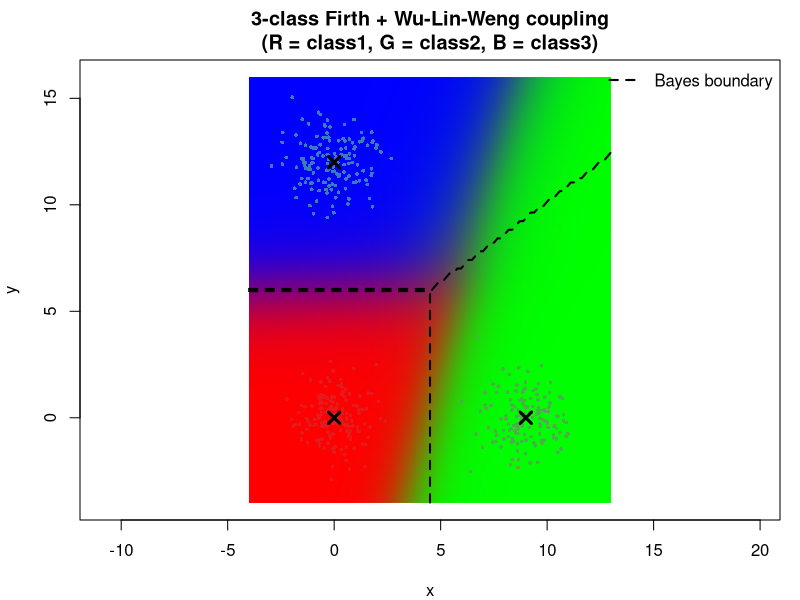
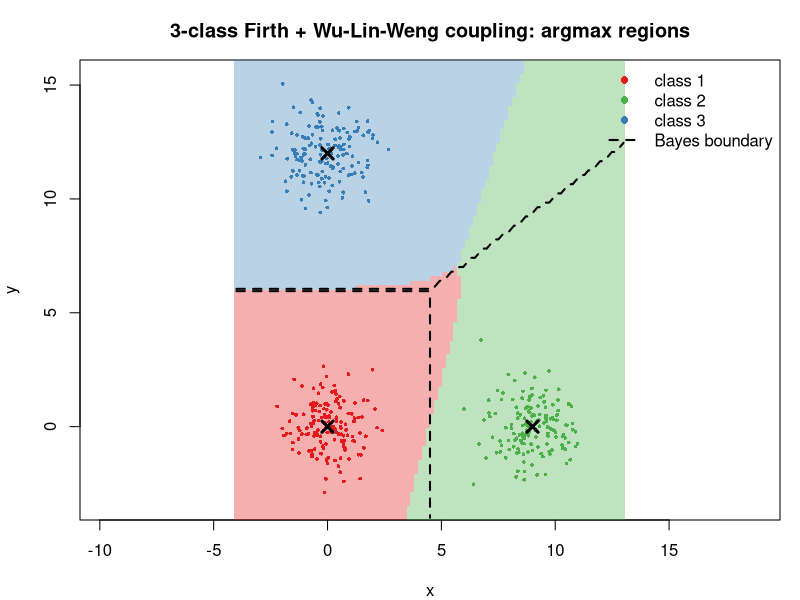
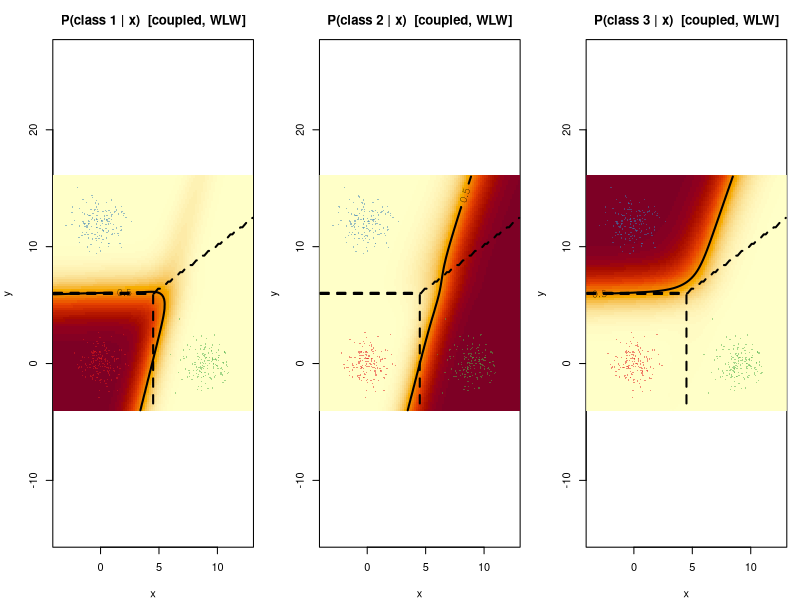
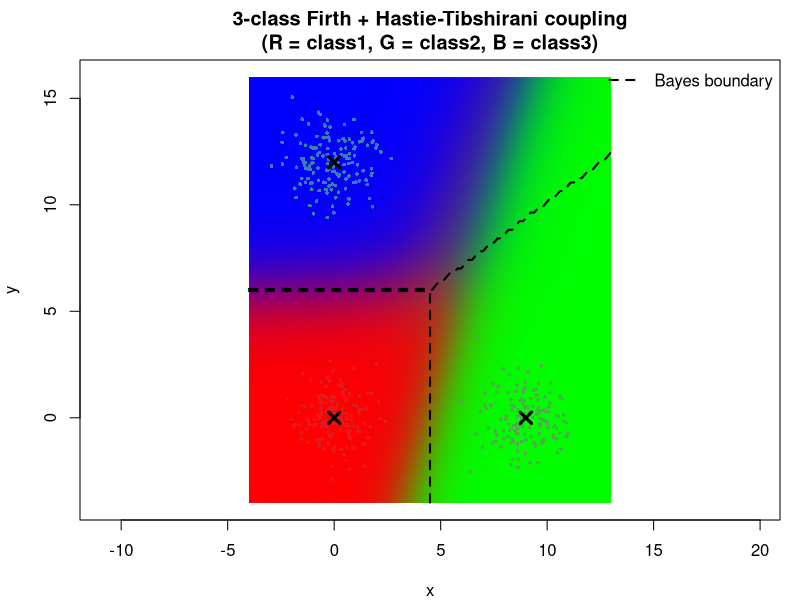
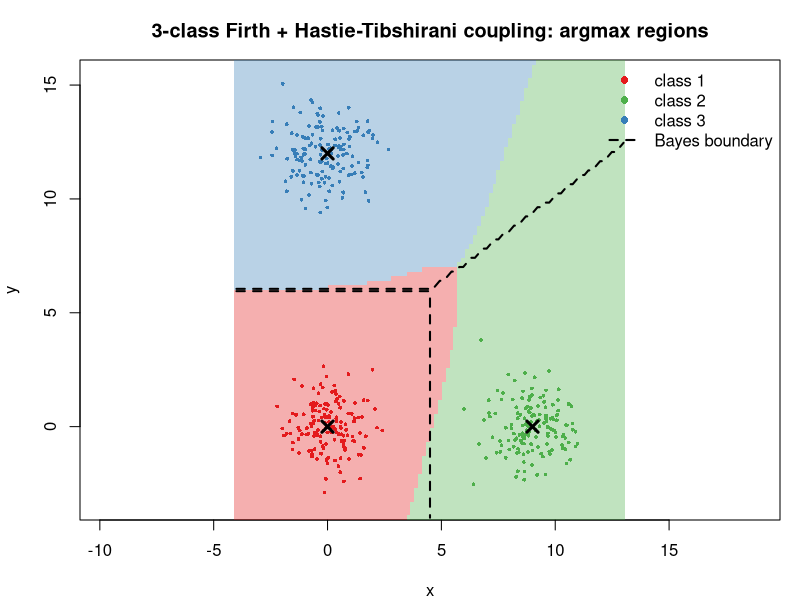
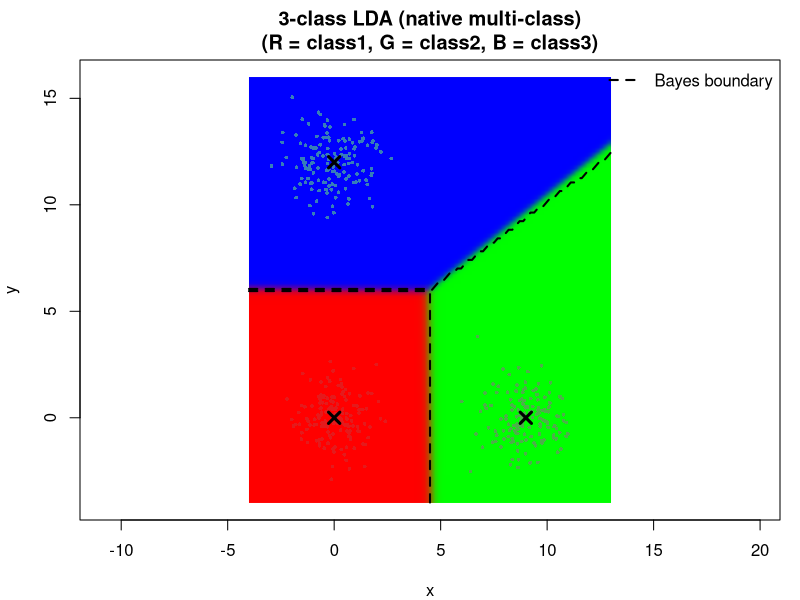
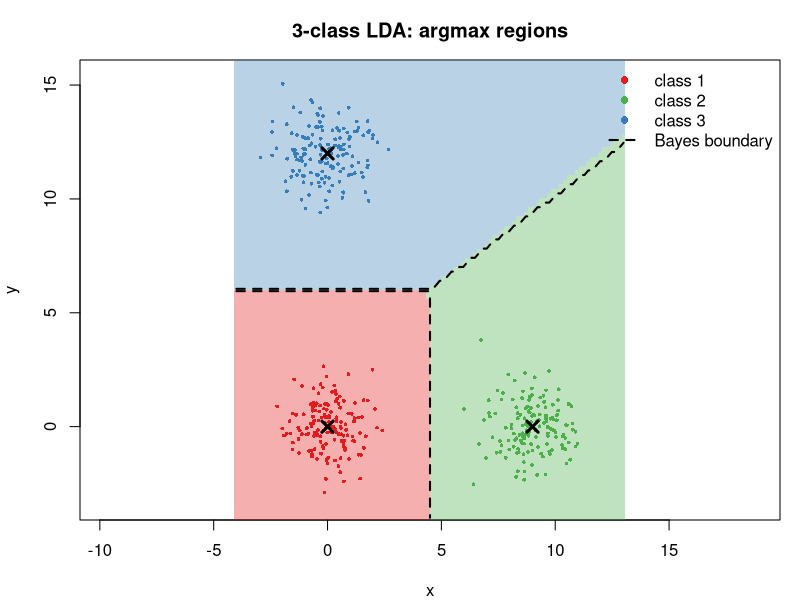
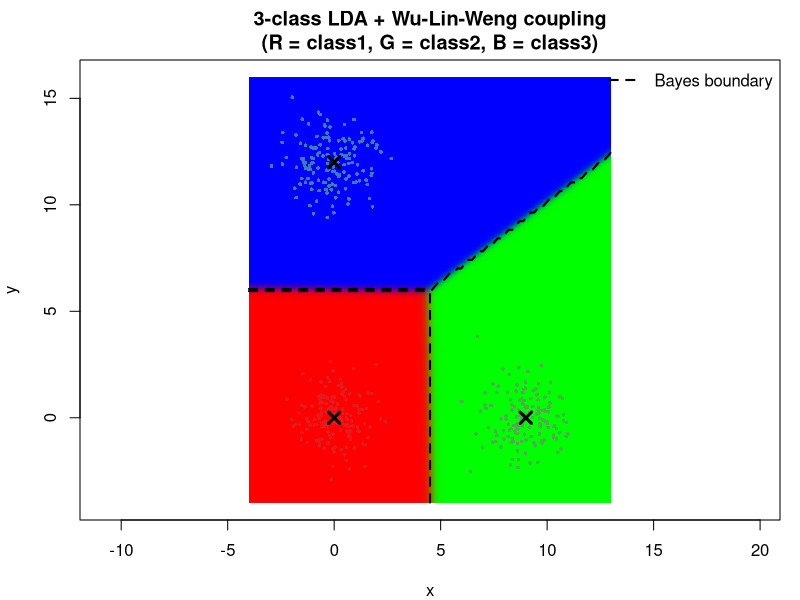

Generate these figures, in order, with R:
# Complex experiment: 3-class classification using pairwise Firth logistic
# regression combined via Wu, Lin & Weng's (JMLR 2004) pairwise-coupling
# algorithm -- the same fixed-point iteration libsvm uses to turn one-vs-one
# SVM outputs into multi-class probability estimates.
#
# Setup
# -----
# Three classes, each bivariate Normal with identity covariance (sd = 1 in
# each dimension). The class means form a right triangle with sides
# 9, 12, 15 (the 3-4-5 triple scaled by 3: 9^2 + 12^2 = 15^2 = 225), with
# the right angle placed at class 1's mean:
#     |mu1 - mu2| =  9
#     |mu1 - mu3| = 12
#     |mu2 - mu3| = 15  (hypotenuse)
# All plots use a fixed 1:1 aspect ratio (asp = 1) so the right angle and
# true relative distances actually look correct on screen.
#
# For every pair of classes we fit a Firth (bias-reduced) logistic
# regression on the 2-D coordinates -- generalizing the 1-D Firth fit used
# earlier in this project to an arbitrary design matrix. The three pairwise
# fits are then combined at every point into a single 3-class probability
# vector two different ways: Wu-Lin-Weng (2004) coupling, and the earlier
# Hastie & Tibshirani (1998) coupling algorithm that WLW improved on. We
# also compute the exact Bayes-optimal classifier from the TRUE generating
# means (equal priors, identity covariance -> nearest-mean rule), and draw
# its decision boundaries on top of both fitted methods for comparison. We
# sample a uniform grid over the rectangle bounding the three means, couple
# predictions at every grid point, and visualize the result.

suppressPackageStartupMessages(library(MASS))   # lda() -- native multi-class comparison

set.seed(1)

## ---- 1. Class means: right triangle with sides 9, 12, 15 ------------------
mu1 <- c(0, 0)
mu2 <- c(9, 0)
mu3 <- c(0, 12)   # right angle at mu1; |mu2-mu3| = sqrt(9^2+12^2) = 15

means <- rbind(mu1, mu2, mu3)
rownames(means) <- paste0("class", 1:3)
cat("Class means:\n"); print(means)
cat(sprintf("Pairwise distances: |1-2|=%.3f  |1-3|=%.3f  |2-3|=%.3f\n\n",
            dist(rbind(mu1, mu2)), dist(rbind(mu1, mu3)), dist(rbind(mu2, mu3))))

## ---- 2. Sample data ---------------------------------------------------------
n <- 150   # points per class

sample_class <- function(mu, n) cbind(x = rnorm(n, mu[1], 1), y = rnorm(n, mu[2], 1))

X1 <- sample_class(mu1, n)
X2 <- sample_class(mu2, n)
X3 <- sample_class(mu3, n)

dat <- data.frame(
  x = c(X1[, 1], X2[, 1], X3[, 1]),
  y = c(X1[, 2], X2[, 2], X3[, 2]),
  class = factor(rep(1:3, each = n))
)

## ---- 3. Firth logistic regression, generalized to a p-column design -------
firth_logistic <- function(X, y, tol = 1e-8, max_iter = 50) {
  X <- cbind(Intercept = 1, X)
  beta <- rep(0, ncol(X))
  for (i in 1:max_iter) {
    eta  <- as.vector(X %*% beta)
    p_i  <- plogis(eta)
    W    <- p_i * (1 - p_i)
    XtWX <- t(X) %*% (X * W)
    XtWX_inv <- solve(XtWX)
    h <- W * rowSums((X %*% XtWX_inv) * X)
    U_star <- t(X) %*% (y - p_i + h * (0.5 - p_i))
    step <- as.vector(XtWX_inv %*% U_star)
    beta <- beta + step
    if (max(abs(step)) < tol) break
  }
  list(beta = beta, n_iter = i)
}

predict_firth <- function(fit, Xnew) plogis(as.vector(cbind(1, Xnew) %*% fit$beta))

## ---- 4. Fit one Firth model per class pair ---------------------------------
pairs <- combn(3, 2, simplify = FALSE)   # (1,2) (1,3) (2,3)
pair_fits <- list()
for (pr in pairs) {
  lo <- pr[1]; hi <- pr[2]
  sub <- dat[dat$class %in% c(lo, hi), ]
  Xp <- as.matrix(sub[, c("x", "y")])
  yp <- as.integer(sub$class == hi)         # y = 1 for the higher-indexed class
  fit <- firth_logistic(Xp, yp)
  pair_fits[[paste0(lo, "_", hi)]] <- fit
  cat(sprintf("Firth pair (%d,%d): beta = (%.4f, %.4f, %.4f), iters = %d\n",
              lo, hi, fit$beta[1], fit$beta[2], fit$beta[3], fit$n_iter))
}
cat("\n")

## Pr(class a | class a or b) at points Xnew, for any a != b
pr_pair <- function(a, b, Xnew) {
  lo <- min(a, b); hi <- max(a, b)
  fit  <- pair_fits[[paste0(lo, "_", hi)]]
  p_hi <- predict_firth(fit, Xnew)          # Pr(class hi | a or b)
  if (a == hi) p_hi else 1 - p_hi
}

## ---- 4b. Fit one (2-class) LDA model per class pair ------------------------
## Same pairwise construction as the Firth fits above, but with LDA as the
## base binary classifier instead -- so LDA also goes through the coupling
## step rather than being fit natively on all 3 classes at once.
pair_fits_lda <- list()
for (pr in pairs) {
  lo <- pr[1]; hi <- pr[2]
  sub <- droplevels(dat[dat$class %in% c(lo, hi), ])
  pair_fits_lda[[paste0(lo, "_", hi)]] <- lda(class ~ x + y, data = sub)
}

## Pr(class a | class a or b) at points Xnew, for any a != b, via LDA
pr_pair_lda <- function(a, b, Xnew) {
  lo <- min(a, b); hi <- max(a, b)
  fit  <- pair_fits_lda[[paste0(lo, "_", hi)]]
  post <- predict(fit, newdata = data.frame(x = Xnew[, 1], y = Xnew[, 2]))$posterior
  p_hi <- post[, as.character(hi)]          # Pr(class hi | a or b)
  if (a == hi) p_hi else 1 - p_hi
}

## ---- 5. Wu, Lin & Weng (2004) pairwise coupling ----------------------------
## r: k x k matrix, r[i,j] = Pr(class i | class i or j) for i != j.
## Returns p (length k, sums to 1). Same fixed-point iteration used in
## libsvm's multiclass_probability().
wlw_couple <- function(r, max_iter = 200, eps = NULL) {
  k <- nrow(r)
  if (is.null(eps)) eps <- 0.005 / k
  Q <- matrix(0, k, k)
  for (t in 1:k) {
    Q[t, t] <- sum(r[-t, t]^2)
    for (j in setdiff(1:k, t)) Q[t, j] <- -r[j, t] * r[t, j]
  }
  p <- rep(1 / k, k)
  for (iter in 1:max_iter) {
    Qp  <- as.vector(Q %*% p)
    pQp <- sum(p * Qp)
    if (max(abs(Qp - pQp)) < eps) break
    for (t in 1:k) {
      diff  <- (-Qp[t] + pQp) / Q[t, t]
      p[t]  <- p[t] + diff
      pQp   <- (pQp + diff * (diff * Q[t, t] + 2 * Qp[t])) / (1 + diff)^2
      Qp    <- (Qp + diff * Q[t, ]) / (1 + diff)
      p     <- p / (1 + diff)
    }
  }
  p / sum(p)
}

## ---- 5b. Hastie & Tibshirani (1998) pairwise coupling ----------------------
## The original pairwise-coupling algorithm (WLW's "Method 1" / their point
## of comparison): find p minimizing the weighted KL divergence between
## r_ij and mu_ij = p_i/(p_i+p_j) -- equivalent to fitting a Bradley-Terry
## paired-comparison model by iterative proportional scaling. All pairwise
## Firth fits here use equal training-set sizes (n_ij constant), so the
## n_ij weights cancel and can be dropped.
ht_couple <- function(r, max_iter = 200, tol = 1e-8) {
  k <- nrow(r)
  p <- rep(1 / k, k)
  for (iter in 1:max_iter) {
    p_old <- p
    for (i in 1:k) {
      mu_i <- p[i] / (p[i] + p[-i])   # mu_ij for j != i, using current p
      p[i] <- p[i] * sum(r[i, -i]) / sum(mu_i)
      p <- p / sum(p)
    }
    if (max(abs(p - p_old)) < tol) break
  }
  p
}

## With classes this well separated (9-15 units apart, sd = 1), some
## pairwise fits underflow to a probability of EXACTLY 0 or 1 in double
## precision. That makes Q[t,t] = sum(r[-t,t]^2) exactly 0 in wlw_couple,
## a divide-by-zero -> NaN -> the comparison in the while loop breaks. Clamp
## away from the boundary so every r_ij stays strictly in (0, 1).
clamp01 <- function(p, eps = 1e-10) pmin(pmax(p, eps), 1 - eps)

## Couple 3 pairwise predictions into a 3-class probability matrix, one row
## per point in Xnew (an n x 2 matrix of x,y coordinates). `couple_fn` picks
## the coupling algorithm (wlw_couple / ht_couple); `pr_pair_fn` picks the
## base pairwise classifier (pr_pair for Firth / pr_pair_lda for LDA).
couple_predict <- function(Xnew, couple_fn, pr_pair_fn = pr_pair) {
  r12 <- clamp01(pr_pair_fn(1, 2, Xnew)); r21 <- 1 - r12
  r13 <- clamp01(pr_pair_fn(1, 3, Xnew)); r31 <- 1 - r13
  r23 <- clamp01(pr_pair_fn(2, 3, Xnew)); r32 <- 1 - r23

  Pm <- matrix(0, nrow(Xnew), 3)
  for (i in seq_len(nrow(Xnew))) {
    r <- matrix(0, 3, 3)
    r[1, 2] <- r12[i]; r[2, 1] <- r21[i]
    r[1, 3] <- r13[i]; r[3, 1] <- r31[i]
    r[2, 3] <- r23[i]; r[3, 2] <- r32[i]
    Pm[i, ] <- couple_fn(r)
  }
  Pm
}

## ---- 5c. Exact Bayes-optimal classifier from the TRUE generating model ----
## Equal priors, identity covariance, known means -> Bayes rule is exactly
## the nearest-mean classifier; posterior = softmax(-0.5 * squared distance).
bayes_predict <- function(Xnew) {
  D <- cbind(
    rowSums((Xnew - matrix(mu1, nrow(Xnew), 2, byrow = TRUE))^2),
    rowSums((Xnew - matrix(mu2, nrow(Xnew), 2, byrow = TRUE))^2),
    rowSums((Xnew - matrix(mu3, nrow(Xnew), 2, byrow = TRUE))^2)
  )
  logf <- -0.5 * D
  m <- apply(logf, 1, max)
  ex <- exp(logf - m)
  ex / rowSums(ex)
}

## ---- 5d. LDA, fit natively on all 3 classes at once (no coupling needed) --
## Unlike logistic/Firth, LDA's discriminant functions generalize directly
## to k > 2 classes, so this is a genuine one-shot multi-class fit, kept
## alongside the pairwise LDA+coupling versions below for comparison.
lda_fit <- lda(class ~ x + y, data = dat)
lda_predict <- function(Xnew) {
  predict(lda_fit, newdata = data.frame(x = Xnew[, 1], y = Xnew[, 2]))$posterior
}

## ---- 6. Validate on the training data --------------------------------------
Xtr <- as.matrix(dat[, c("x", "y")])
acc <- function(P) mean(max.col(P) == as.integer(dat$class))

Ptr_wlw     <- couple_predict(Xtr, wlw_couple, pr_pair)
Ptr_ht      <- couple_predict(Xtr, ht_couple,  pr_pair)
Ptr_lda_wlw <- couple_predict(Xtr, wlw_couple, pr_pair_lda)
Ptr_lda_ht  <- couple_predict(Xtr, ht_couple,  pr_pair_lda)
Ptr_lda     <- lda_predict(Xtr)
Ptr_bayes   <- bayes_predict(Xtr)

cat("Training-set confusion matrix (Firth + Wu-Lin-Weng coupling):\n")
print(table(true = dat$class, pred = max.col(Ptr_wlw)))
cat("Training-set confusion matrix (Firth + Hastie-Tibshirani coupling):\n")
print(table(true = dat$class, pred = max.col(Ptr_ht)))
cat("Training-set confusion matrix (LDA + Wu-Lin-Weng coupling):\n")
print(table(true = dat$class, pred = max.col(Ptr_lda_wlw)))
cat("Training-set confusion matrix (LDA + Hastie-Tibshirani coupling):\n")
print(table(true = dat$class, pred = max.col(Ptr_lda_ht)))
cat("Training-set confusion matrix (LDA, native multi-class):\n")
print(table(true = dat$class, pred = max.col(Ptr_lda)))
cat("Training-set confusion matrix (true Bayes-optimal rule):\n")
print(table(true = dat$class, pred = max.col(Ptr_bayes)))
cat(sprintf(paste0("\nTraining accuracy -- Firth+WLW: %.1f%%   Firth+HT: %.1f%%   ",
                    "LDA+WLW: %.1f%%   LDA+HT: %.1f%%   LDA(native): %.1f%%   Bayes: %.1f%%\n\n"),
            100 * acc(Ptr_wlw), 100 * acc(Ptr_ht),
            100 * acc(Ptr_lda_wlw), 100 * acc(Ptr_lda_ht),
            100 * acc(Ptr_lda), 100 * acc(Ptr_bayes)))

## ---- 7. Grid over the rectangle bounding the three means -------------------
margin <- 4
gx <- seq(min(means[, 1]) - margin, max(means[, 1]) + margin, length.out = 100)
gy <- seq(min(means[, 2]) - margin, max(means[, 2]) + margin, length.out = 100)
grid <- expand.grid(x = gx, y = gy)   # x varies fastest
Xg <- as.matrix(grid)

P         <- couple_predict(Xg, wlw_couple, pr_pair)
P_ht      <- couple_predict(Xg, ht_couple,  pr_pair)
P_lda_wlw <- couple_predict(Xg, wlw_couple, pr_pair_lda)
P_lda_ht  <- couple_predict(Xg, ht_couple,  pr_pair_lda)
P_lda     <- lda_predict(Xg)
P_bayes   <- bayes_predict(Xg)

grid$p1 <- P[, 1]; grid$p2 <- P[, 2]; grid$p3 <- P[, 3]
grid$pred <- max.col(P)
grid$pred_ht <- max.col(P_ht)
grid$pred_lda_wlw <- max.col(P_lda_wlw)
grid$pred_lda_ht <- max.col(P_lda_ht)
grid$pred_lda <- max.col(P_lda)
grid$pred_bayes <- max.col(P_bayes)

nx <- length(gx); ny <- length(gy)

## Overlay the true Bayes decision boundaries (as a dashed black line) on
## the current plot. Works by contouring the Bayes argmax field at the two
## half-integer levels that trace the edges between all three regions.
add_bayes_boundary <- function() {
  contour(gx, gy, matrix(grid$pred_bayes, nx, ny), levels = c(1.5, 2.5),
          add = TRUE, drawlabels = FALSE, lwd = 2, lty = 2, col = "black")
}

## ---- 8. Visualize -----------------------------------------------------------
dir <- path.expand("~/ams")
class_cols <- c("#e41a1c", "#4daf4a", "#377eb8")   # red, green, blue

## 8a. RGB probability blend: class1=red, class2=green, class3=blue
Rm <- matrix(grid$p1, nx, ny)
Gm <- matrix(grid$p2, nx, ny)
Bm <- matrix(grid$p3, nx, ny)
rgb_arr <- array(0, dim = c(ny, nx, 3))
rgb_arr[, , 1] <- t(Rm)[ny:1, ]
rgb_arr[, , 2] <- t(Gm)[ny:1, ]
rgb_arr[, , 3] <- t(Bm)[ny:1, ]
rgb_raster <- as.raster(rgb_arr)

png(file.path(dir, "three_class_firth_coupling_rgb.png"),
    width = 7, height = 6, units = "in", res = 150)
par(mar = c(4, 4, 3, 1))
plot(NA, xlim = range(gx), ylim = range(gy), xlab = "x", ylab = "y", asp = 1,
     main = "3-class Firth + Wu-Lin-Weng coupling\n(R = class1, G = class2, B = class3)")
rasterImage(rgb_raster, min(gx), min(gy), max(gx), max(gy))
points(dat$x, dat$y, col = class_cols[dat$class], pch = 16, cex = 0.5)
points(means[, 1], means[, 2], pch = 4, lwd = 3, cex = 1.5)
add_bayes_boundary()
legend("topright", bty = "n", lty = 2, lwd = 2, col = "black", legend = "Bayes boundary")
invisible(dev.off())
cat("Wrote", file.path(dir, "three_class_firth_coupling_rgb.png"), "\n")

## 8b. Hard (argmax) decision regions
png(file.path(dir, "three_class_firth_coupling_argmax.png"),
    width = 7, height = 6, units = "in", res = 150)
par(mar = c(4, 4, 3, 1))
image(gx, gy, matrix(grid$pred, nx, ny),
      col = adjustcolor(class_cols, alpha.f = 0.35), breaks = c(0.5, 1.5, 2.5, 3.5),
      xlab = "x", ylab = "y", asp = 1,
      main = "3-class Firth + Wu-Lin-Weng coupling: argmax regions")
points(dat$x, dat$y, col = class_cols[dat$class], pch = 16, cex = 0.5)
points(means[, 1], means[, 2], pch = 4, lwd = 3, cex = 1.5)
add_bayes_boundary()
legend("topright", bty = "n", legend = c(paste("class", 1:3), "Bayes boundary"),
       col = c(class_cols, "black"), pch = c(16, 16, 16, NA), lty = c(NA, NA, NA, 2), lwd = 2)
invisible(dev.off())
cat("Wrote", file.path(dir, "three_class_firth_coupling_argmax.png"), "\n")

## 8c. Individual coupled-probability heatmaps, one per class
png(file.path(dir, "three_class_firth_coupling_probs.png"),
    width = 13, height = 4.3, units = "in", res = 150)
par(mfrow = c(1, 3), mar = c(4, 4, 3, 1))
for (k in 1:3) {
  zk <- matrix(P[, k], nx, ny)
  image(gx, gy, zk, zlim = c(0, 1), col = hcl.colors(50, "YlOrRd", rev = TRUE),
        xlab = "x", ylab = "y", asp = 1, main = paste0("P(class ", k, " | x)  [coupled, WLW]"))
  points(dat$x, dat$y, pch = 16, cex = 0.3,
         col = adjustcolor(class_cols[dat$class], alpha.f = 0.5))
  contour(gx, gy, zk, levels = 0.5, add = TRUE, lwd = 2)
  add_bayes_boundary()
}
invisible(dev.off())
cat("Wrote", file.path(dir, "three_class_firth_coupling_probs.png"), "\n")

## 8d. RGB probability blend using Hastie-Tibshirani coupling instead of WLW
Rm_ht <- matrix(P_ht[, 1], nx, ny)
Gm_ht <- matrix(P_ht[, 2], nx, ny)
Bm_ht <- matrix(P_ht[, 3], nx, ny)
rgb_arr_ht <- array(0, dim = c(ny, nx, 3))
rgb_arr_ht[, , 1] <- t(Rm_ht)[ny:1, ]
rgb_arr_ht[, , 2] <- t(Gm_ht)[ny:1, ]
rgb_arr_ht[, , 3] <- t(Bm_ht)[ny:1, ]
rgb_raster_ht <- as.raster(rgb_arr_ht)

png(file.path(dir, "three_class_ht_coupling_rgb.png"),
    width = 7, height = 6, units = "in", res = 150)
par(mar = c(4, 4, 3, 1))
plot(NA, xlim = range(gx), ylim = range(gy), xlab = "x", ylab = "y", asp = 1,
     main = "3-class Firth + Hastie-Tibshirani coupling\n(R = class1, G = class2, B = class3)")
rasterImage(rgb_raster_ht, min(gx), min(gy), max(gx), max(gy))
points(dat$x, dat$y, col = class_cols[dat$class], pch = 16, cex = 0.5)
points(means[, 1], means[, 2], pch = 4, lwd = 3, cex = 1.5)
add_bayes_boundary()
legend("topright", bty = "n", lty = 2, lwd = 2, col = "black", legend = "Bayes boundary")
invisible(dev.off())
cat("Wrote", file.path(dir, "three_class_ht_coupling_rgb.png"), "\n")

## 8e. Hastie-Tibshirani argmax decision regions
png(file.path(dir, "three_class_ht_coupling_argmax.png"),
    width = 7, height = 6, units = "in", res = 150)
par(mar = c(4, 4, 3, 1))
image(gx, gy, matrix(grid$pred_ht, nx, ny),
      col = adjustcolor(class_cols, alpha.f = 0.35), breaks = c(0.5, 1.5, 2.5, 3.5),
      xlab = "x", ylab = "y", asp = 1,
      main = "3-class Firth + Hastie-Tibshirani coupling: argmax regions")
points(dat$x, dat$y, col = class_cols[dat$class], pch = 16, cex = 0.5)
points(means[, 1], means[, 2], pch = 4, lwd = 3, cex = 1.5)
add_bayes_boundary()
legend("topright", bty = "n", legend = c(paste("class", 1:3), "Bayes boundary"),
       col = c(class_cols, "black"), pch = c(16, 16, 16, NA), lty = c(NA, NA, NA, 2), lwd = 2)
invisible(dev.off())
cat("Wrote", file.path(dir, "three_class_ht_coupling_argmax.png"), "\n")

## 8f. RGB probability blend using LDA (native multi-class, no coupling)
Rm_lda <- matrix(P_lda[, 1], nx, ny)
Gm_lda <- matrix(P_lda[, 2], nx, ny)
Bm_lda <- matrix(P_lda[, 3], nx, ny)
rgb_arr_lda <- array(0, dim = c(ny, nx, 3))
rgb_arr_lda[, , 1] <- t(Rm_lda)[ny:1, ]
rgb_arr_lda[, , 2] <- t(Gm_lda)[ny:1, ]
rgb_arr_lda[, , 3] <- t(Bm_lda)[ny:1, ]
rgb_raster_lda <- as.raster(rgb_arr_lda)

png(file.path(dir, "three_class_lda_rgb.png"),
    width = 7, height = 6, units = "in", res = 150)
par(mar = c(4, 4, 3, 1))
plot(NA, xlim = range(gx), ylim = range(gy), xlab = "x", ylab = "y", asp = 1,
     main = "3-class LDA (native multi-class)\n(R = class1, G = class2, B = class3)")
rasterImage(rgb_raster_lda, min(gx), min(gy), max(gx), max(gy))
points(dat$x, dat$y, col = class_cols[dat$class], pch = 16, cex = 0.5)
points(means[, 1], means[, 2], pch = 4, lwd = 3, cex = 1.5)
add_bayes_boundary()
legend("topright", bty = "n", lty = 2, lwd = 2, col = "black", legend = "Bayes boundary")
invisible(dev.off())
cat("Wrote", file.path(dir, "three_class_lda_rgb.png"), "\n")

## 8g. LDA argmax decision regions
png(file.path(dir, "three_class_lda_argmax.png"),
    width = 7, height = 6, units = "in", res = 150)
par(mar = c(4, 4, 3, 1))
image(gx, gy, matrix(grid$pred_lda, nx, ny),
      col = adjustcolor(class_cols, alpha.f = 0.35), breaks = c(0.5, 1.5, 2.5, 3.5),
      xlab = "x", ylab = "y", asp = 1,
      main = "3-class LDA: argmax regions")
points(dat$x, dat$y, col = class_cols[dat$class], pch = 16, cex = 0.5)
points(means[, 1], means[, 2], pch = 4, lwd = 3, cex = 1.5)
add_bayes_boundary()
legend("topright", bty = "n", legend = c(paste("class", 1:3), "Bayes boundary"),
       col = c(class_cols, "black"), pch = c(16, 16, 16, NA), lty = c(NA, NA, NA, 2), lwd = 2)
invisible(dev.off())
cat("Wrote", file.path(dir, "three_class_lda_argmax.png"), "\n")

## ---- Helper to draw one RGB-blend / argmax pair for a given coupled fit ---
plot_coupled <- function(P_k, pred_k, method_label, file_stub) {
  Rm_k <- matrix(P_k[, 1], nx, ny)
  Gm_k <- matrix(P_k[, 2], nx, ny)
  Bm_k <- matrix(P_k[, 3], nx, ny)
  rgb_arr_k <- array(0, dim = c(ny, nx, 3))
  rgb_arr_k[, , 1] <- t(Rm_k)[ny:1, ]
  rgb_arr_k[, , 2] <- t(Gm_k)[ny:1, ]
  rgb_arr_k[, , 3] <- t(Bm_k)[ny:1, ]
  rgb_raster_k <- as.raster(rgb_arr_k)

  png(file.path(dir, paste0(file_stub, "_rgb.png")),
      width = 7, height = 6, units = "in", res = 150)
  par(mar = c(4, 4, 3, 1))
  plot(NA, xlim = range(gx), ylim = range(gy), xlab = "x", ylab = "y", asp = 1,
       main = paste0("3-class ", method_label,
                      "\n(R = class1, G = class2, B = class3)"))
  rasterImage(rgb_raster_k, min(gx), min(gy), max(gx), max(gy))
  points(dat$x, dat$y, col = class_cols[dat$class], pch = 16, cex = 0.5)
  points(means[, 1], means[, 2], pch = 4, lwd = 3, cex = 1.5)
  add_bayes_boundary()
  legend("topright", bty = "n", lty = 2, lwd = 2, col = "black", legend = "Bayes boundary")
  invisible(dev.off())
  cat("Wrote", file.path(dir, paste0(file_stub, "_rgb.png")), "\n")

  png(file.path(dir, paste0(file_stub, "_argmax.png")),
      width = 7, height = 6, units = "in", res = 150)
  par(mar = c(4, 4, 3, 1))
  image(gx, gy, matrix(pred_k, nx, ny),
        col = adjustcolor(class_cols, alpha.f = 0.35), breaks = c(0.5, 1.5, 2.5, 3.5),
        xlab = "x", ylab = "y", asp = 1,
        main = paste0("3-class ", method_label, ": argmax regions"))
  points(dat$x, dat$y, col = class_cols[dat$class], pch = 16, cex = 0.5)
  points(means[, 1], means[, 2], pch = 4, lwd = 3, cex = 1.5)
  add_bayes_boundary()
  legend("topright", bty = "n", legend = c(paste("class", 1:3), "Bayes boundary"),
         col = c(class_cols, "black"), pch = c(16, 16, 16, NA), lty = c(NA, NA, NA, 2), lwd = 2)
  invisible(dev.off())
  cat("Wrote", file.path(dir, paste0(file_stub, "_argmax.png")), "\n")
}

## 8h. LDA + Wu-Lin-Weng coupling
plot_coupled(P_lda_wlw, grid$pred_lda_wlw, "LDA + Wu-Lin-Weng coupling",
             "three_class_lda_wlw_coupling")

## 8i. LDA + Hastie-Tibshirani coupling
plot_coupled(P_lda_ht, grid$pred_lda_ht, "LDA + Hastie-Tibshirani coupling",
             "three_class_lda_ht_coupling")
